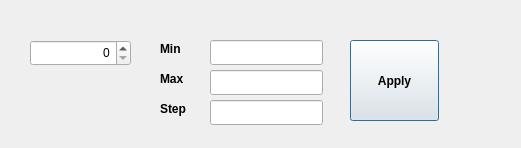
<?xml version="1.0" encoding="UTF-8"?>
<ui version="4.0">
 <class>Dialog</class>
 <widget class="QDialog" name="Dialog">
  <property name="geometry">
   <rect>
    <x>0</x>
    <y>0</y>
    <width>521</width>
    <height>148</height>
   </rect>
  </property>
  <property name="windowTitle">
   <string>Dialog</string>
  </property>
  <property name="layoutDirection">
   <enum>Qt::RightToLeft</enum>
  </property>
  <widget class="QSpinBox" name="spinBox">
   <property name="geometry">
    <rect>
     <x>30</x>
     <y>40</y>
     <width>101</width>
     <height>26</height>
    </rect>
   </property>
   <property name="layoutDirection">
    <enum>Qt::LeftToRight</enum>
   </property>
   <property name="alignment">
    <set>Qt::AlignRight|Qt::AlignTrailing|Qt::AlignVCenter</set>
   </property>
  </widget>
  <widget class="QLabel" name="label">
   <property name="geometry">
    <rect>
     <x>160</x>
     <y>40</y>
     <width>41</width>
     <height>17</height>
    </rect>
   </property>
   <property name="font">
    <font>
     <weight>75</weight>
     <bold>true</bold>
    </font>
   </property>
   <property name="text">
    <string>Min</string>
   </property>
  </widget>
  <widget class="QLabel" name="label_2">
   <property name="geometry">
    <rect>
     <x>160</x>
     <y>70</y>
     <width>41</width>
     <height>17</height>
    </rect>
   </property>
   <property name="font">
    <font>
     <weight>75</weight>
     <bold>true</bold>
    </font>
   </property>
   <property name="text">
    <string>Max</string>
   </property>
  </widget>
  <widget class="QLabel" name="label_3">
   <property name="geometry">
    <rect>
     <x>160</x>
     <y>100</y>
     <width>41</width>
     <height>17</height>
    </rect>
   </property>
   <property name="font">
    <font>
     <weight>75</weight>
     <bold>true</bold>
    </font>
   </property>
   <property name="text">
    <string>Step</string>
   </property>
  </widget>
  <widget class="QLineEdit" name="editMin">
   <property name="geometry">
    <rect>
     <x>210</x>
     <y>40</y>
     <width>113</width>
     <height>25</height>
    </rect>
   </property>
   <property name="alignment">
    <set>Qt::AlignRight|Qt::AlignTrailing|Qt::AlignVCenter</set>
   </property>
  </widget>
  <widget class="QLineEdit" name="editMax">
   <property name="geometry">
    <rect>
     <x>210</x>
     <y>70</y>
     <width>113</width>
     <height>25</height>
    </rect>
   </property>
   <property name="alignment">
    <set>Qt::AlignRight|Qt::AlignTrailing|Qt::AlignVCenter</set>
   </property>
  </widget>
  <widget class="QLineEdit" name="editStep">
   <property name="geometry">
    <rect>
     <x>210</x>
     <y>100</y>
     <width>113</width>
     <height>25</height>
    </rect>
   </property>
   <property name="alignment">
    <set>Qt::AlignRight|Qt::AlignTrailing|Qt::AlignVCenter</set>
   </property>
  </widget>
  <widget class="QPushButton" name="btnApply">
   <property name="geometry">
    <rect>
     <x>350</x>
     <y>40</y>
     <width>89</width>
     <height>81</height>
    </rect>
   </property>
   <property name="font">
    <font>
     <weight>75</weight>
     <bold>true</bold>
    </font>
   </property>
   <property name="text">
    <string>Apply</string>
   </property>
  </widget>
  <widget class="QLabel" name="labelValue">
   <property name="geometry">
    <rect>
     <x>60</x>
     <y>100</y>
     <width>67</width>
     <height>17</height>
    </rect>
   </property>
   <property name="text">
    <string/>
   </property>
  </widget>
 </widget>
 <resources/>
 <connections/>
</ui>
